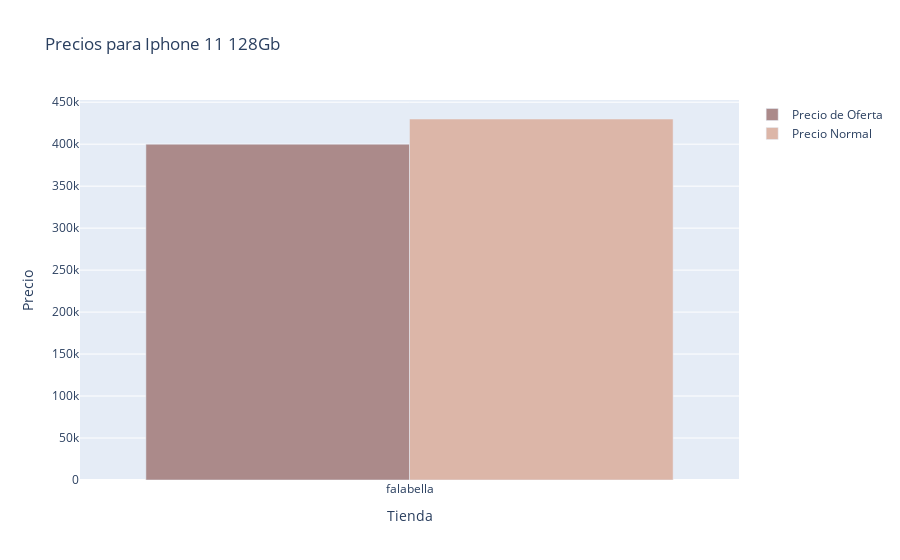

The notebook cell this image was saved under:
### Code cell
import pandas as pd
import plotly.graph_objects as go
from ipywidgets import interact

precios_normales = productos.pivot_table(index='modelo', columns='tienda', values='precio_normal')
precios_normales['Tienda_Mejor_Precio_Normal'] = precios_normales.idxmin(axis=1)
precios_normales['Precio_Normal_Más_Bajo'] = precios_normales.select_dtypes(include=['float64', 'int64']).min(axis=1)

precios_oferta = productos.pivot_table(index='modelo', columns='tienda', values='precio_oferta')
precios_oferta['Tienda_Mejor_Oferta'] = precios_oferta.idxmin(axis=1)
precios_oferta['Precio_Oferta_Más_Bajo'] = precios_oferta.select_dtypes(include=['float64', 'int64']).min(axis=1)

resultados = pd.concat([precios_oferta[['Tienda_Mejor_Oferta', 'Precio_Oferta_Más_Bajo']], precios_normales[['Tienda_Mejor_Precio_Normal', 'Precio_Normal_Más_Bajo']]], axis=1)

def update_graph(modelo):
    fig = go.Figure()

    fig.add_trace(go.Bar(
        x=[resultados.loc[modelo]['Tienda_Mejor_Oferta']],
        y=[resultados.loc[modelo]['Precio_Oferta_Más_Bajo']],
        name='Precio de Oferta',
        marker_color='#ab8a8a'
    ))

    fig.add_trace(go.Bar(
        x=[resultados.loc[modelo]['Tienda_Mejor_Precio_Normal']],
        y=[resultados.loc[modelo]['Precio_Normal_Más_Bajo']],
        name='Precio Normal',
        marker_color='#dcb6a8'
    ))

    fig.update_layout(
        title=f'Precios para {modelo.title()}',
        xaxis_title='Tienda',
        yaxis_title='Precio',
        barmode='group'
    )

    fig.show()

interact(update_graph, modelo=list(resultados.index))

### Figure 1 — Plotly figure (JSON) as saved in the notebook; plotly's stock layout.template omitted (floating-point values rounded to 4 significant figures)
{"data": [{"marker": {"color": "#ab8a8a"}, "name": "Precio de Oferta", "type": "bar", "x": ["falabella"], "y": [399990]}, {"marker": {"color": "#dcb6a8"}, "name": "Precio Normal", "type": "bar", "x": ["falabella"], "y": [429990]}], "layout": {"barmode": "group", "title": {"text": "Precios para Iphone 11 128Gb"}, "xaxis": {"title": {"text": "Tienda"}}, "yaxis": {"title": {"text": "Precio"}}}}
